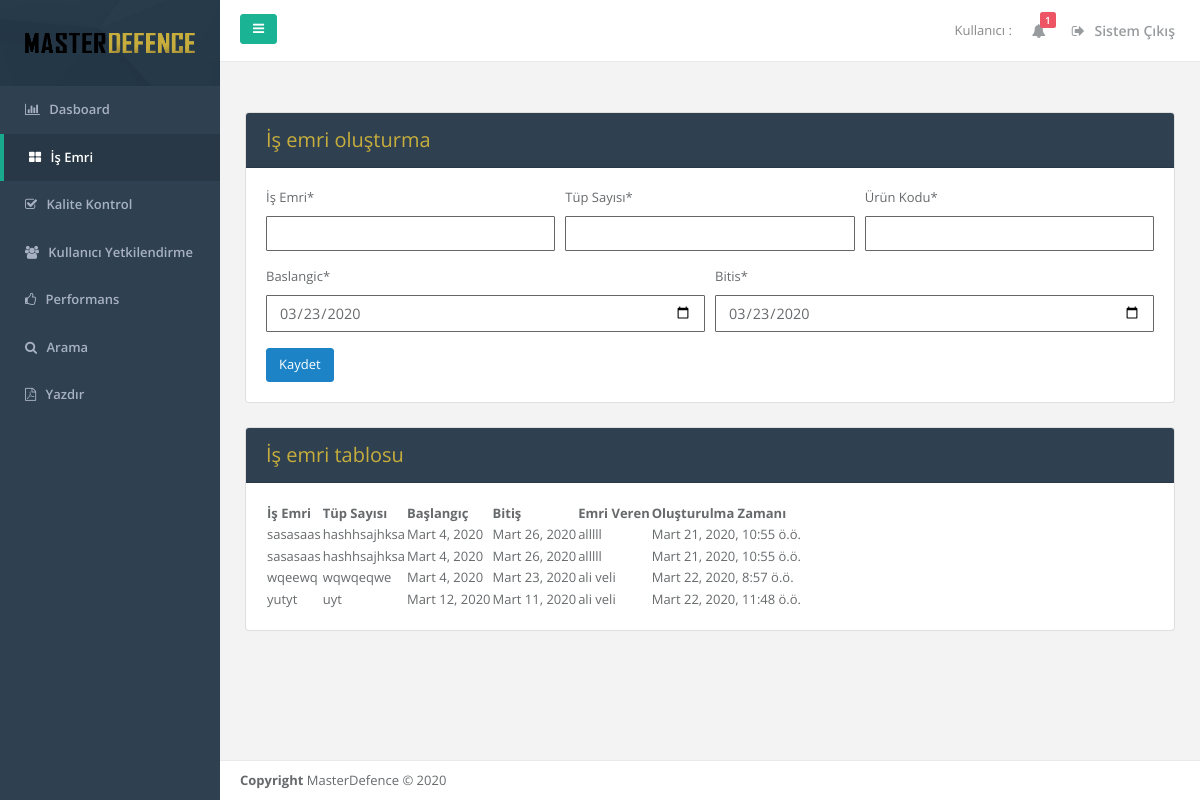
The app's page /isemri (signed in), older data.
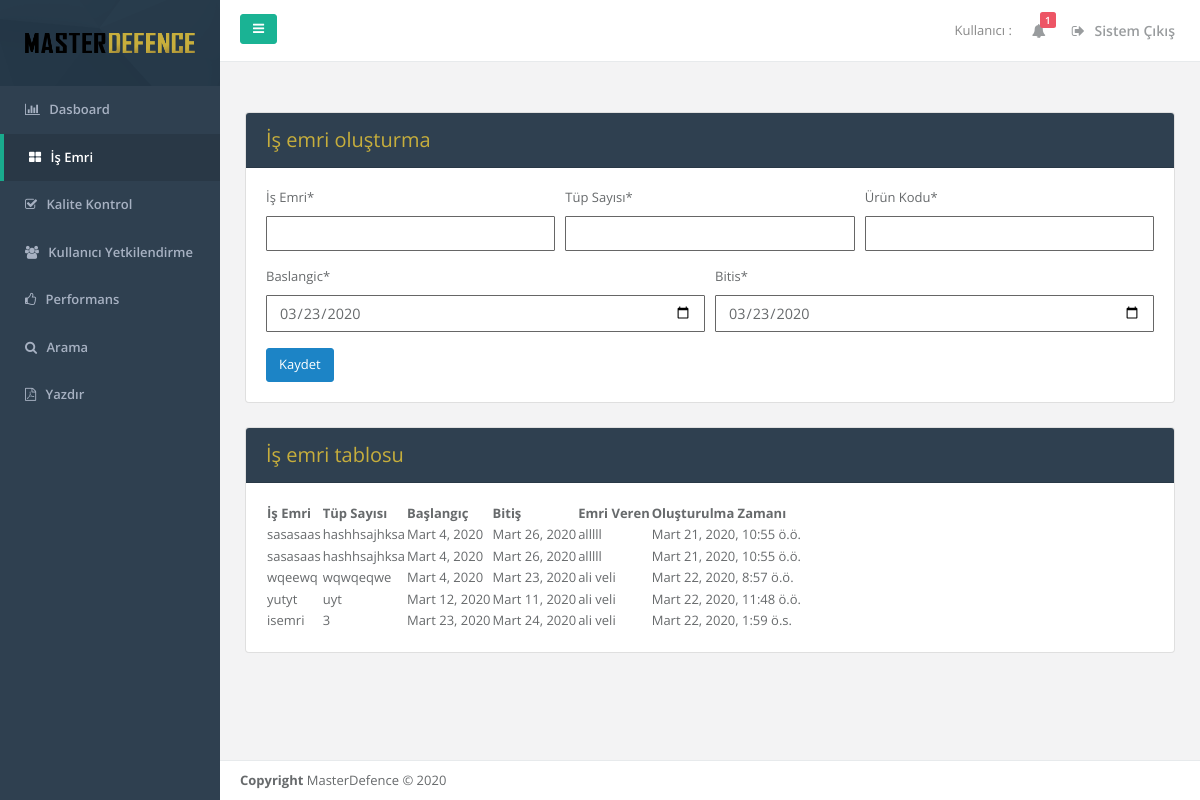
The same page, newer data.
### base/models.py (models this page shows)
class Emir(models.Model):
    is_emri = models.CharField(max_length=100)
    tup_sayisi = models.CharField(max_length=100)
    urun_kodu = models.CharField(max_length=100)
    baslangic = models.DateField(default=timezone.now())
    bitis = models.DateField(default=timezone.now())
    emri_veren = models.CharField(max_length=100)
    emir_zamani = models.DateTimeField(default=timezone.now)

### base/views.py (the view)
# urls.py: path('isemri', views.isemri, name='isemri'),
@login_required
def isemri(request):
        fullname = request.user.first_name + ' ' + request.user.last_name
        emirler = Emir.objects.all()
        if request.method == 'POST':
                form = IsEmri(request.POST)
                if form.is_valid():
                        emir = form.save()
                        emir.refresh_from_db()
                        emir.is_emri = form.cleaned_data.get('is_emri')
                        emir.urun_kodu = form.cleaned_data.get('urun_kodu')
                        emir.baslangic = form.cleaned_data.get('baslangic')
                        emir.bitis = form.cleaned_data.get('bitis')
                        emir.emri_veren = form.cleaned_data.get('emri_veren')
                        messages.success(request,'{} isimli kullanıcı tarafından bir emir eklendi!'.format(emir.emri_veren))
                        emir.save()
                        form.full_clean()
        else:
                form = IsEmri()
                form.fields["emri_veren"].initial = fullname
        return render(request,'is-emri.html', { 'form' : form , 'emirler': emirler , 'mac' : mac , 'fullname' : fullname })

### base/forms.py
class IsEmri(forms.ModelForm):
    is_emri = forms.CharField(max_length=100, label='İş Emri')
    tup_sayisi = forms.CharField(max_length=100, label='Tüp Sayısı')
    urun_kodu = forms.CharField(max_length=100, label='Ürün Kodu')
    baslangic = forms.DateInput()
    bitis = forms.DateInput()
    emri_veren = forms.CharField(label='Emri Veren')
    emir_zamani = forms.DateTimeField(initial=timezone.now())
    class Meta:
        model = Emir
        widgets = {
            'baslangic': DateInput(),
            'bitis': DateInput(),
        }
        fields = ('is_emri', 'baslangic', 'bitis', 'tup_sayisi','emri_veren','emir_zamani')

### base/templates/is-emri.html (shortened to what this page needs)
{% extends "base.html" %}
{% load static %}
{% load crispy_forms_tags %}
{% block style %}
<link href="{% static 'css/bootstrap-tables.css' %}" rel="stylesheet">
{% endblock %}
{% block content %}
<div class="card">
  <div class="card-header"  style="color: #c7ae3c;background-color: #2f4050; font-size: 20px;">
    İş emri oluşturma
  </div>
  <div class="card-body">
    <form action="" method="POST">
      <div class="form-row">
        <div class="form-group col-md-4 mb-0">{{ form.is_emri|as_crispy_field }}</div>
        <div class="form-group col-md-4 mb-0">{{ form.tup_sayisi|as_crispy_field }}</div>
        <div class="form-group col-md-4 mb-0">{{ form.urun_kodu|as_crispy_field }}</div>
      </div>
      <div class="form-row">
        <div class="form-group col-md-6 mb-0">{{ form.baslangic|as_crispy_field }}</div>
        <div class="form-group col-md-6 mb-0">{{ form.bitis|as_crispy_field }}</div>
      </div>
      <button type="submit" class="btn btn-success">Kaydet</button>
    </form>
  </div>
</div>
<div class="card mt-4">
  <div class="card-header" style="color: #c7ae3c;background-color: #2f4050; font-size: 20px;">
    İş emri tablosu
  </div>
  <div class="card-body">
    <table id="table"
         data-toggle="table"
         data-search="true"
         data-filter-control="true"
         data-toolbar="#toolbar">
    <thead>
      <tr>
        <th data-field="isemri" data-filter-control="select" data-sortable="true">İş Emri</th>
        <th data-field="tup_sayisi" data-filter-control="select" data-sortable="true">Tüp Sayısı</th>
        <th data-field="baslangic" data-filter-control="select" data-sortable="true">Başlangıç</th>
        <th data-field="bitis" data-filter-control="select" data-sortable="true">Bitiş</th>
        <th data-field="amir" data-filter-control="select" data-sortable="true">Emri Veren</th>
        <th data-field="zaman" data-filter-control="select" data-sortable="true">Oluşturulma Zamanı</th>
      </tr>
    </thead>
    <tbody>
      {% for emir in emirler %}
        <tr>
          <td>{{ emir.is_emri }}</td>
          <td>{{ emir.tup_sayisi }}</td>
          <td>{{ emir.baslangic }}</td>
          <td>{{ emir.bitis }}</td>
          <td>{{ emir.emri_veren }}</td>
          <td>{{ emir.emir_zamani }}</td>
        </tr>
      {% endfor %}
    </tbody>
    </table>
    </div>
  </div>
{% endblock %}

Row changes from the older to the newer data that the page shows:
added Emir: is_emri "isemri", tup_sayisi "3", baslangic "Mart 23, 2020", bitis "Mart 24, 2020", emri_veren "ali veli", emir_zamani "Mart 22, 2020, 1:59 ö.s."
